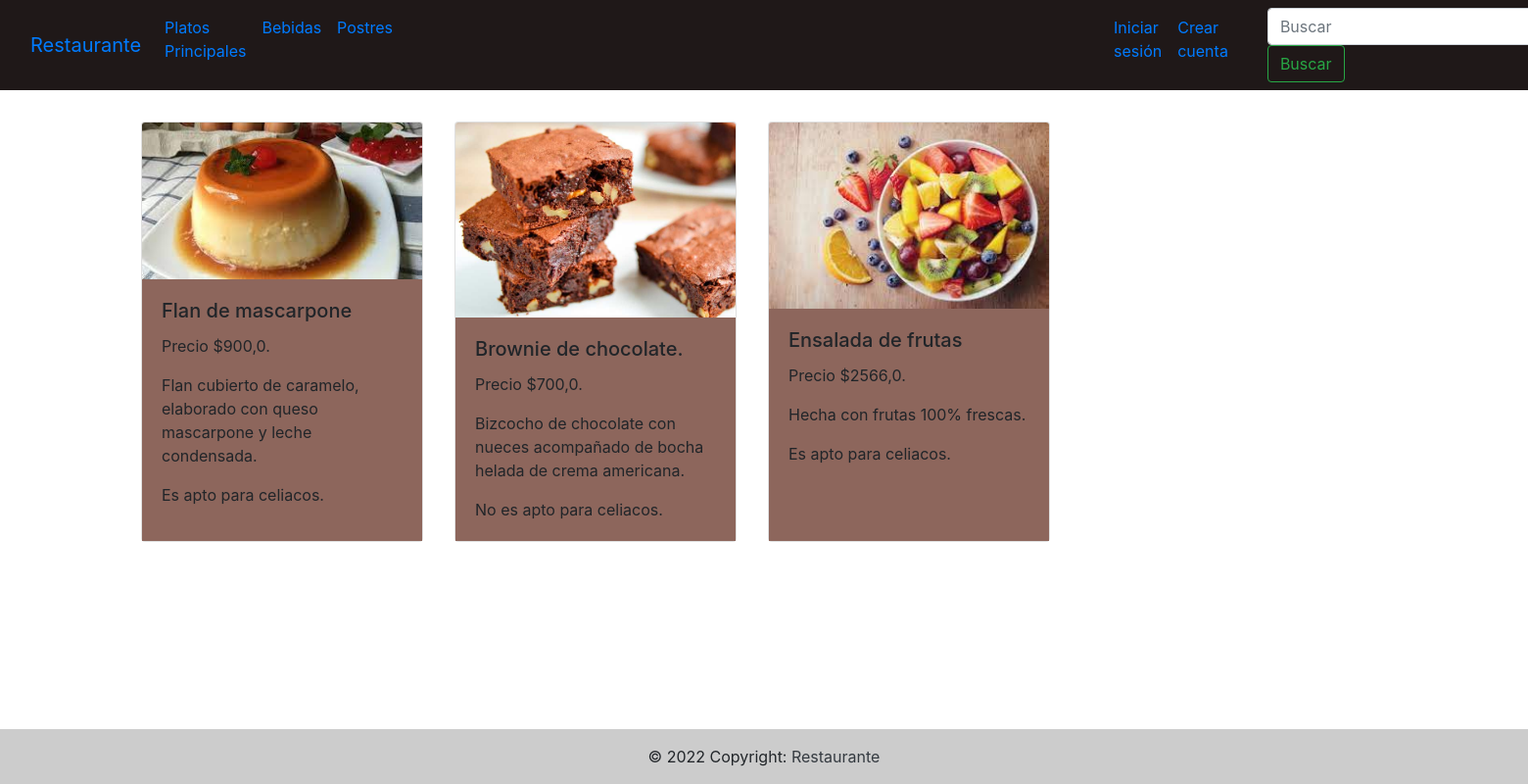
The page /lunch/desserts_list/ on the database its author committed.
### lunch/models.py (models this page shows, shortened)
class dessert(models.Model):
    name = models.CharField(max_length=40)
    price = models.FloatField()
    description = models.CharField(max_length=200, blank=True, null=True)
    celiac = models.BooleanField()
    image = models.ImageField(upload_to='lunch/', blank=True, null=True)

### lunch/views.py (the view)
# urls.py: path("desserts_list/", desserts_list, name="desserts_list"),
def desserts_list(request):
    desserts = dessert.objects.all()
    context= {
        "desserts": desserts
    }
    return render(request, "desserts/desserts_list.html", context=context)

### templates/desserts/desserts_list.html (shortened to what this page needs)
{% extends "base.html" %}
{% block contenido_que_cambia %}
<div   style="margin-top:2rem; margin-left:7rem; margin-bottom:7rem ; display: flex; flex-direction: row; flex-wrap: wrap; max-width: 100vmin;
min-width: 80vmax">
{% for dessert in desserts %}
<div class="card" style="width: 18rem; margin-bottom:2rem; margin-left:2rem">
    {% if dessert.image %}
    <img src="{{dessert.image.url}}" class="card-img-top">
    {% endif %}
    <div class="card-body" style="background-color:rgba(141, 102, 92)">
        <h5 class="card-title"> {{ dessert.name }}</h5>
        <p class="card-text">Precio ${{ dessert.price }}.
        <p></p>    {{dessert.description}}
        <p></p> {% if dessert.celiac == True %} Es apto para celiacos.{% else %} No es apto para celiacos. {%endif%}
    </div>
</div>
    {% endfor %}
    {% endblock %}

### templates/base.html (style rules this page uses)
body { background-image: url('https://images.pexels.com/photos/326279/pexels-photo-326279.jpeg?auto=compress&cs=tinysrgb&w=1260&h=750&dpr=1'); background-repeat: no-repeat; background-attachment: fixed; background-size: 100% 100%; }

### rows shown on the page
dessert: image (picture), name "Flan de mascarpone", price "900,0", description "Flan cubierto de caramelo, elaborado con queso mascarpone y leche condensada.", celiac "Es apto para celiacos."
dessert: image (picture), name "Brownie de chocolate.", price "700,0", description "Bizcocho de chocolate con nueces acompañado de bocha helada de crema americana.", celiac "No es apto para celiacos."
dessert: image (picture), name "Ensalada de frutas", price "2566,0", description "Hecha con frutas 100% frescas.", celiac "Es apto para celiacos."
